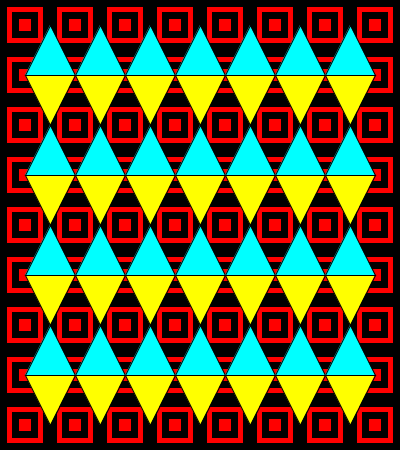
Frame 1 (no input)
Frame 60 (the mouse pressed at the canvas centre just before this capture): identical to frame 1, image omitted
Frame 120 (the mouse held since frame 60 and released just before this capture): identical to frame 1, image omitted

The Processing sketch that drew this single still picture (run headless with seeded random() and noise(); from frame 60 on, the mouse is pressed at the canvas centre):

// Processing sketch: GeometricPattern
// ── GeometricPattern.pde
/*
Nicholas Miller
This is part 3!
It is a geometric pattern.
There are a series of squares in the background.
These squares have a red and black color pattern.
In front of them is a series of diamonds.
The top half of each diamond is cyan.
The bottom half of each diamond is yellow.
*/

float dimen = 50;

void setup() {
  size(400, 450);
  background(0);
  fill(0);
  stroke(0);
}

void draw() {
  background(0);
  drawSquares();
  drawDiamonds();
}

void drawSquares() {
  resetMatrix();
  for(int x = 0; x < width; x += dimen) {
    for(int y = 0; y < height; y += dimen) {
      //fill(255, 0, 0);
      fill(0);
      rect(x, y, dimen, dimen);
      //fill(0);
      fill(255, 0, 0);
      rect(x + dimen/8, y + dimen/8, 3*dimen/4, 3*dimen/4);
      //fill(255, 0, 0);
      fill(0);
      rect(x + dimen/4, y + dimen/4, dimen/2, dimen/2);
      //fill(0);
      fill(255, 0, 0);
      rect(x + dimen/4 + dimen/8, y + dimen/4 + dimen/8, dimen/4, dimen/4);
    }
  }
}

void drawDiamonds() {
  resetMatrix();
  fill(255);
  for(int x = 0; x < width - dimen; x += dimen) {
   for(int y = 0; y < height - dimen; y += 2 * dimen) {
     fill(0, 255, 255);
     triangle(x + dimen/2, y + 3*dimen/2, x + dimen, y + dimen/2, x + 3*dimen/2, y + 3*dimen/2);
   }
  }
  
  for(int x = 0; x < width - dimen; x += dimen) {
   for(int y = 0; y < height - dimen; y += 2 * dimen) {
     fill(255, 255, 0);
     triangle(x + dimen/2, y + 3*dimen/2, x + dimen, y + 5*dimen/2, x + 3*dimen/2, y + 3*dimen/2);
   }
  }
}
